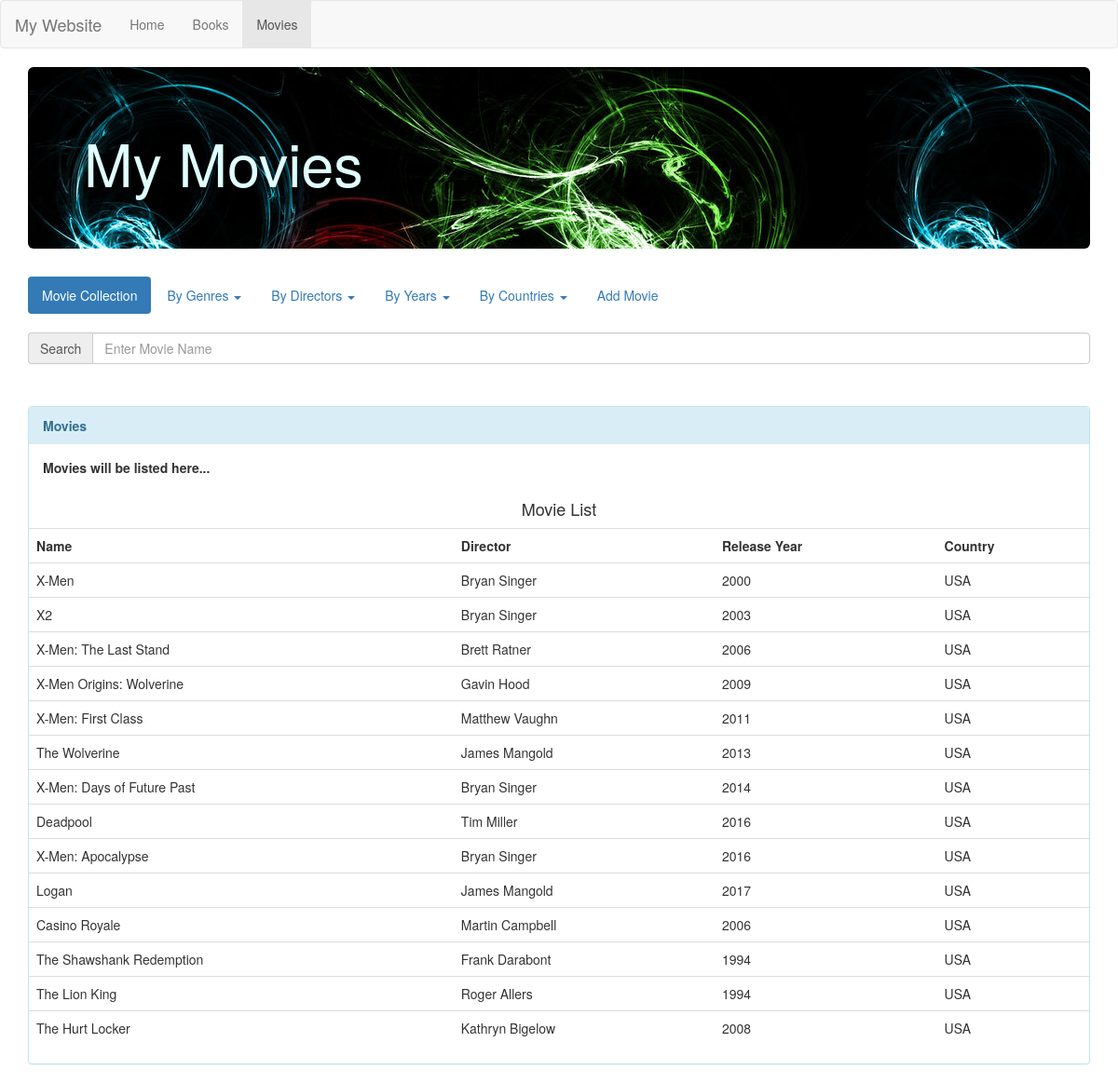
Page /movies/home.php?country=USA on the committed database.
### tables this page shows
CREATE TABLE `films` (
  `_id` int(11) NOT NULL AUTO_INCREMENT,
  `_title` varchar(45) NOT NULL,
  `director` varchar(45) NOT NULL,
  `release_year` int(4) NOT NULL,
  `country` varchar(45) NOT NULL,
  PRIMARY KEY (`_id`),
  UNIQUE KEY `_id_UNIQUE` (`_id`)
);

### movies/functions/functions.php (called while the page is built, shortened)
<?php
function getCountries(){
     global $conn;
    $get_countries = "SELECT DISTINCT(country) FROM moviedb.films order by country";
    $run_countries = mysqli_query($conn, $get_countries);
 }
?>

### movies/functions/getmovie.php (the view, shortened to what this page needs)
<?php
function get_country($data)
{
    global $conn;
    $output = '';
    $sql = "SELECT _title, director, release_year, country FROM moviedb.films WHERE country = '" . $data . "'";
    $result = mysqli_query($conn, $sql);
    if (mysqli_num_rows($result) > 0) {
        $output .= '<h4 align="center"> Movie List </h4>';
        $output .= '<div class="table-responsive">
                    <table class = "table table bordered">
                        <tr>
                         <th> Name </th>
                         <th> Director</th>
                         <th> Release Year </th>
                         <th> Country</th>
                        </tr>';
        while ($row = mysqli_fetch_assoc($result)) {
            $output .= '
            <tr>
                <td>' . $row["_title"] . '</td>
                <td>' . $row["director"] . '</td>
                <td>' . $row["release_year"] . '</td>
                <td>' . $row["country"] . '</td>
            </tr>
         ';
        }
        echo $output;
    } else {
        echo "Data NOT Found";
    }
}
?>

### rows in the picture
films: _title "X-Men", director "Bryan Singer", release_year "2000", country "USA"
films: _title "X2", director "Bryan Singer", release_year "2003", country "USA"
films: _title "X-Men: The Last Stand", director "Brett Ratner", release_year "2006", country "USA"
films: _title "X-Men Origins: Wolverine", director "Gavin Hood", release_year "2009", country "USA"
films: _title "X-Men: First Class", director "Matthew Vaughn", release_year "2011", country "USA"
films: _title "The Wolverine", director "James Mangold", release_year "2013", country "USA"
films: _title "X-Men: Days of Future Past", director "Bryan Singer", release_year "2014", country "USA"
films: _title "Deadpool", director "Tim Miller", release_year "2016", country "USA"
films: _title "X-Men: Apocalypse", director "Bryan Singer", release_year "2016", country "USA"
films: _title "Logan", director "James Mangold", release_year "2017", country "USA"
films: _title "Casino Royale", director "Martin Campbell", release_year "2006", country "USA"
films: _title "The Shawshank Redemption", director "Frank Darabont", release_year "1994", country "USA"
films: _title "The Lion King", director "Roger Allers", release_year "1994", country "USA"
films: _title "The Hurt Locker", director "Kathryn Bigelow", release_year "2008", country "USA"
